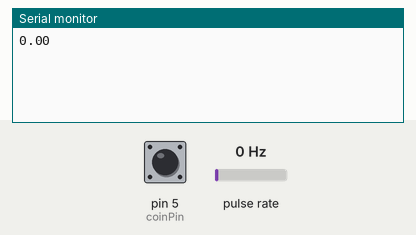
Simulated run of this sketch. Board: Arduino Uno, built with avr-gcc and run on an emulated ATmega328P. Parts: the last lines printed to the serial monitor. Wiring (inferred from the names in the program): pulse sensor: data pin 2. The test bench sets the inputs (shaded band); at power-on: pin 5 (coinPin) HIGH, pulse rate 0 Hz.

Above: at 1.2 s.
1.3 s: pin 5 (coinPin) pulled LOW for 0.15 s
At 1.9 s:
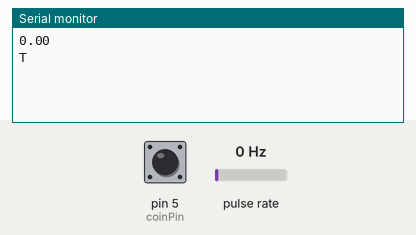
2.9 s: pulse rate (sensor on pin 2) set to 4 Hz
At 3.6 s:
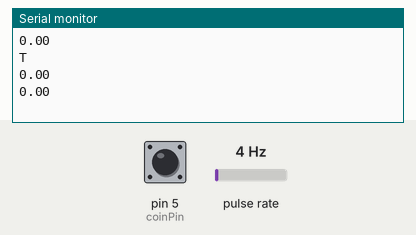
4.4 s: pulse rate (sensor on pin 2) set to 50 Hz
At 5.8 s:
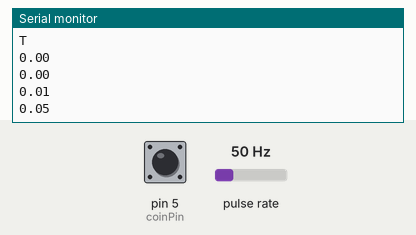
Timing chart, 0 to 7.4 s (numbered marks = the images above; inputs shaded):
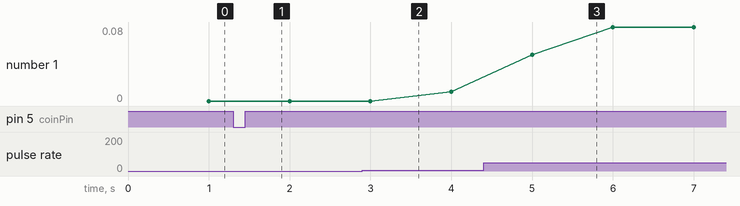

Measured:
- after the input at 1.3 s, the serial monitor: prints a new line at once (image 1)
- after the input at 4.4 s, the serial monitor: prints a new line after 0.60 s (image 3)
- plotted number 1: 0 → 0.01 after the input at 2.9 s, 0.01 → 0.08 after the input at 4.4 s

The sketch:

arduino.ino
```cpp
const int encoderPin = 2;
const int coinPin = 5;
int lastCoinState = LOW;

volatile long totalCount = 0;

const int PPR = 600;
const int baseN = 10;
const int baseD = 5;

unsigned long lastTime = 0;
unsigned long lastCoinTime = 0;
long lastCount = 0;

int lastOutput = 0;
int keepCnt = 3;
int sendMillis = 1000;

// ==== DEBUG MODE ===
bool DEBUG = false;
int debugData[] = {0, 1, 2, 3, 2, 1};

void setup() {
  Serial.begin(115200);
  pinMode(encoderPin, INPUT_PULLUP);
  pinMode(coinPin, INPUT_PULLUP);
  attachInterrupt(digitalPinToInterrupt(encoderPin), pulse, RISING);
}

void loop() {

  if (DEBUG) {
    int size = sizeof(debugData) / sizeof(debugData[0]);
    for (int i = 0; i < size; i++) {
      Serial.println(debugData[i]);
      delay(4000);
    }
    return;
  }

  if (millis() - lastTime >= sendMillis) {

    noInterrupts();
    long currentCount = totalCount;
    interrupts();

    long diff = currentCount - lastCount;
    lastCount = currentCount;

    float rotations = (float)diff / PPR;

    Serial.println(rotations);

    lastTime = millis();
  }

  // coin selector
  int state = digitalRead(coinPin);

  if (lastCoinState == HIGH && state == LOW) {
    // chattering
    if (millis() - lastCoinTime > 200) {
      Serial.println("T");
      lastCoinTime = millis();
    }
  }

  lastCoinState = state;
}

void pulse() {
  totalCount++;
}
```
